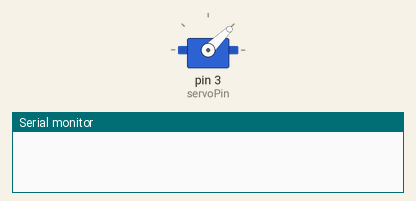
Recording of a sketch running on a simulated Arduino Uno, built with avr-gcc and run on an emulated ATmega328P. On the bench: servo, the last lines printed to the serial monitor.

Above: at 0.05 s.
At 1.85 s:
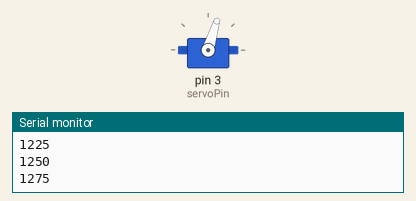
At 2.7 s:
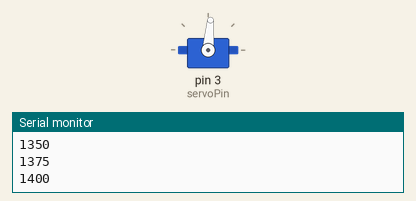
At 5.4 s:
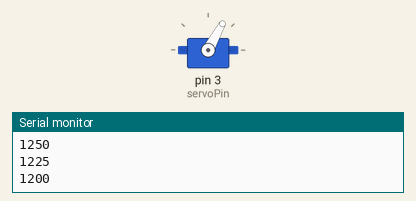
Timing chart, 0 to 9.4 s (numbered marks = the images above):
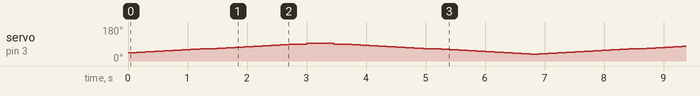

The sketch:

servoTest.ino
```cpp
// Include the Servo library
#include <Servo.h>
// Declare the Servo pin
int servoPin = 3;
// Create a servo object
int microDegs = 1000;
Servo Servo1;

int steps= 25;

void setup() {
   // We need to attach the servo to the used pin number
   Servo1.attach(servoPin);
   Serial.begin(9600);
}
void loop(){
//  if(microDegs<1500){
//     Servo1.writeMicroseconds(microDegs);
//     delay(150);
//     microDegs+=30;
//  }
    Servo1.writeMicroseconds(microDegs);
    delay(150);
    Serial.println(microDegs);
    if(microDegs>1500 || microDegs<950){
      steps*=-1;
    }
    microDegs+=steps;

   // Make servo go to 0 degrees
   // 1000 microseconds = 1 mili second = 0 degrees
   // 1250 micro = 1.25 = 45 deg
//   // 1500 microseconds = 1.5 mili second = 90 degrees
//   Servo1.writeMicroseconds(1000);
//   delay(1000);
//     // Make servo go to 0 degrees
//   Servo1.writeMicroseconds(1250);
//   delay(1000);

//   if(microDegs<1500){
//     Servo1.writeMicroseconds(microDegs);
//     delay(150);
//     microDegs+=30;
//   }
//   if(microDegs>=1500){
//    microDegs = 1000;
//   }
//   // Make servo go to 90 degrees
//   Servo1.write(90);
//   delay(1000);
//   // Make servo go to 180 degrees
//   Servo1.write(180);
//   delay(1000);
}
```
